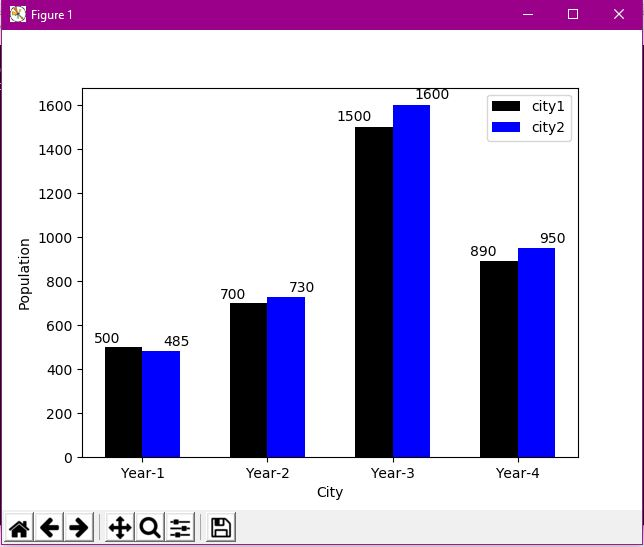

Recreate this plot in Python.
#BAR CHART

import numpy as np
import matplotlib.pyplot as plt

city1 = [500 , 700 , 1500 , 890 ]
city2 = [485 , 730 , 1600 , 950 ]
ind = np.arange(len(city1))
width = 0.30
fig , ax = plt.subplots() 
pcity1 = ax.bar(ind - width/2, city1 , width , color = 'black' , label = 'city1')
pcity2 = ax.bar(ind + width/2, city2 , width , color = 'blue' , label = 'city2')
ax.set_ylabel('Population')
ax.set_xlabel('City')
ax.set_xticks(ind)
ax.set_xticklabels(( 'Year-1' , 'Year-2' , 'Year-3' , 'Year-4' ))
ax.legend()


def autolabel(rects, xpos='center'):
    xpos = xpos.lower()  # normalize the case of the parameter
    ha = {'center': 'center', 'right': 'left', 'left': 'right'}
    offset = {'center': 0.5, 'right': 0.57, 'left': 0.43}  # x_txt = x + w*off

    for rect in rects:
        height = rect.get_height()
        ax.text(rect.get_x() + rect.get_width()*offset[xpos], 1.01*height,
                '{}'.format(height), ha=ha[xpos], va='bottom')


autolabel(pcity1, "left")
autolabel(pcity2, "right")

plt.show()
